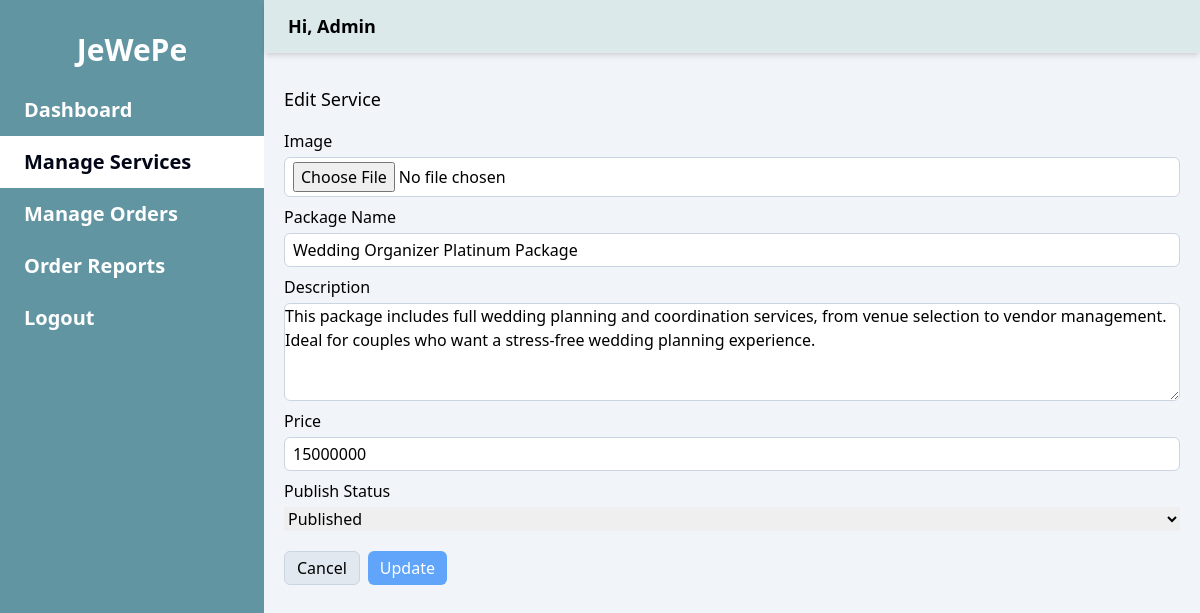
The app's page /admin/edit-service.php?id=8 (signed in) with its own data.
### tables this page shows
CREATE TABLE `tb_services` (
  `service_id` int(11) NOT NULL,
  `image` varchar(100) NOT NULL,
  `package_name` varchar(256) NOT NULL,
  `description` text NOT NULL,
  `price` int(11) NOT NULL,
  `status_publish` tinyint(1) NOT NULL,
  `created_at` datetime NOT NULL,
  `updated_at` datetime NOT NULL
);

### admin/edit-service.php (the view, shortened to what this page needs)
<?php
include("../config.php");
$current_url = $_SERVER['REQUEST_URI'];
$dashboard_class = $current_url == '/arfindwio/admin/dashboard.php' ? 'bg-white' : 'text-white hover:bg-white hover:text-slate-950 hover:bg-opacity-70';
$manage_services_class = strpos($current_url, '/arfindwio/admin/manage-services.php') !== false ||
                         strpos($current_url, '/arfindwio/admin/create-service.php') !== false ||
                         strpos($current_url, '/arfindwio/admin/edit-service.php') !== false ?
                         'bg-white text-slate-950' :
                         'text-white hover:bg-white hover:text-slate-950 hover:bg-opacity-70';
$manage_orders_class = $current_url == '/arfindwio/admin/manage-orders.php' ? 'bg-white text-slate-950' : 'text-white hover:bg-white hover:text-slate-950 hover:bg-opacity-70';
$order_reports_class = $current_url == '/arfindwio/admin/order-reports.php' ? 'bg-white text-slate-950' : 'text-white hover:bg-white hover:text-slate-950 hover:bg-opacity-70';
if (isset($_GET['id'])) {
    $service_id = $_GET['id'];
    $sql = "SELECT * FROM tb_services WHERE service_id = $service_id";
    $result = $conn->query($sql);
    if ($result) {
        if ($result->num_rows > 0) {
            $row = $result->fetch_assoc();
            $package_name = $row['package_name'];
            $description = $row['description'];
            $price = $row['price'];
            $status_publish = $row['status_publish'];
        } else {
            echo "Service not found.";
            exit();
        }
    } else {
        echo "Error retrieving service: " . $conn->error;
        exit();
    }
} else {
    echo "Service ID not provided.";
    exit();
}
?>
<!DOCTYPE html>
<html lang="en">
<head>
    <script src="https://cdn.tailwindcss.com"></script>
</head>
<body>
    <div class="flex w-full">
        <div class="w-[22%] flex flex-col bg-[#6295A2] text-white h-screen">
            <h1 class="text-3xl font-bold text-center pt-8">JeWePe</h1>
            <div class="pt-4 flex flex-col">
            <a href="/arfindwio/admin/dashboard.php" class="px-6 text-xl py-3 font-bold <?php echo $dashboard_class; ?>">Dashboard</a>
            <a href="/arfindwio/admin/manage-services.php" class="px-6 text-xl py-3 font-bold <?php echo $manage_services_class; ?>">Manage Services</a>
            <a href="/arfindwio/admin/manage-orders.php" class="px-6 text-xl py-3 font-bold <?php echo $manage_orders_class; ?>">Manage Orders</a>
            <a href="/arfindwio/admin/order-reports.php" class="px-6 text-xl py-3 font-bold <?php echo $order_reports_class; ?>">Order Reports</a>
            <a href="../logout.php" class="px-6 text-xl py-3 font-bold text-white hover:bg-white hover:text-slate-950 hover:bg-opacity-50">Logout</a>
            </div>
        </div>
        <div class="flex flex-col gap-8 w-[78%] bg-slate-100">
            <div class="w-full border-b shadow-md bg-[#80B9AD] bg-opacity-20">
                <h1 class="font-bold text-lg py-3 px-6">Hi, Admin</h1>
            </div>
            <div class="flex flex-col gap-1 flex-wrap px-5">
                <h5 class="font-medium text-lg mb-3">Edit Service</h5>
            <form action="edit-service.php?id=<?php echo $service_id; ?>" method="POST" enctype="multipart/form-data" class="w-full flex flex-col gap-2">
                <div class="flex flex-col gap-1">
                    <label for="image">Image</label>
                    <input class="rounded-md px-2 py-1 border-slate-300 border bg-white" type="file" id="image" name="image" accept=".png, .jpg, .jpeg, .webp">
                </div>
                <div class="flex flex-col gap-1">
                    <label for="package_name">Package Name</label>
                    <input class="rounded-md px-2 py-1 border-slate-300 border" type="text" id="package_name" name="package_name" placeholder="Input Package Name" value="<?php echo htmlspecialchars($package_name); ?>">
                </div>
                <div class="flex flex-col gap-1">
                    <label for="description">Description</label>
                    <textarea class="border rounded-md border-slate-300" id="description" name="description" rows="4" placeholder="Enter Description"><?php echo htmlspecialchars($description); ?></textarea>
                </div>
                <div class="flex flex-col gap-1">
                    <label for="price">Price</label>
                    <input class="rounded-md px-2 py-1 border-slate-300 border" type="number" id="price" name="price" placeholder="Enter Price" value="<?php echo htmlspecialchars($price); ?>">
                </div>
                <div class="flex flex-col gap-1">
                    <label for="status_publish">Publish Status</label>
                    <select id="status_publish" name="status_publish">
                    <option value="1" <?php if ($status_publish == 1) echo 'selected'; ?>>Published</option>
                    </select>
                </div>
                <div class="flex gap-2 pt-3">
                    <a href="/arfindwio/admin/manage-services.php" class="border px-3 py-1 bg-slate-200 border-slate-300 rounded-md">Cancel</a>
                    <input type="submit" value="Update" class="w-fit bg-blue-400 text-white px-3 py-1 rounded-md hover:bg-blue-600">
                </div>
            </form>
            </div>
        </div>
    </div>
</body>
</html>

### records on screen
tb_services: package_name "Wedding Organizer Platinum Package", description "This package includes full wedding planning and coordination services, from venue selection to vendor management. Ideal for couples who want a stress-free wedding planning experience.", price "15000000", status_publish "Published"
